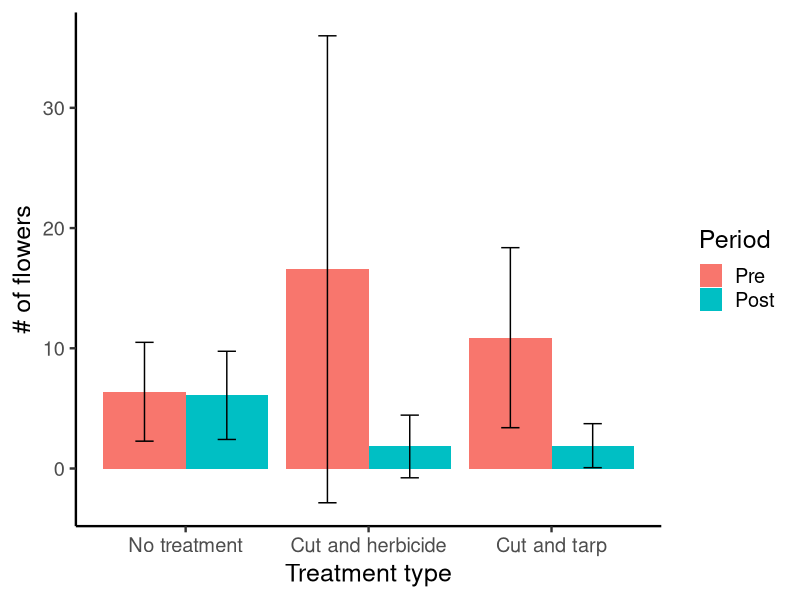
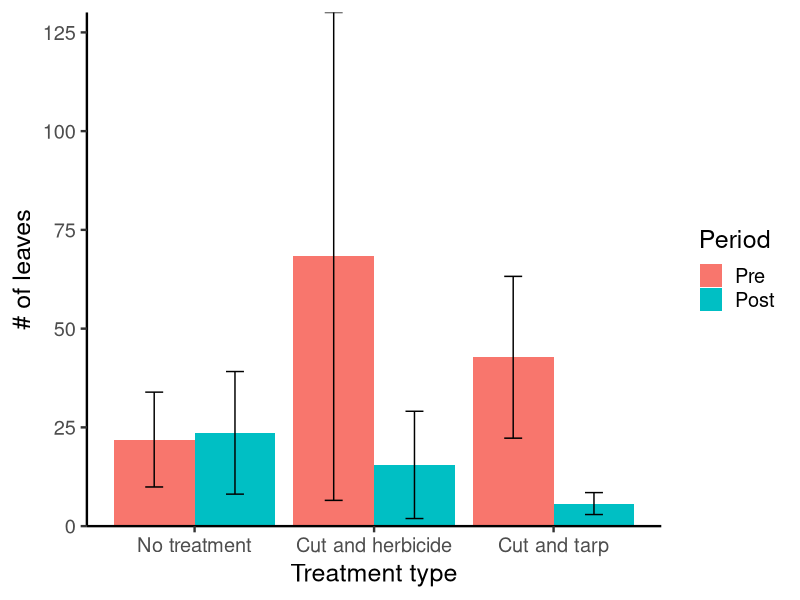
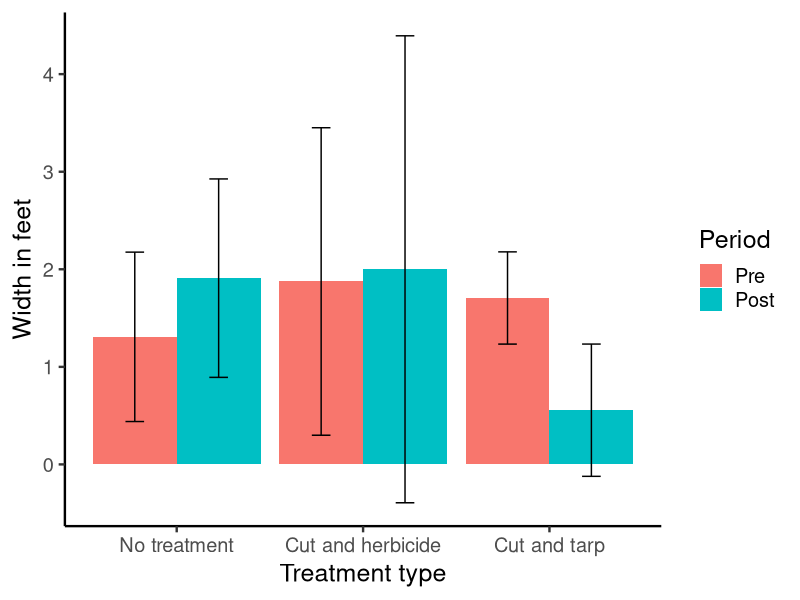
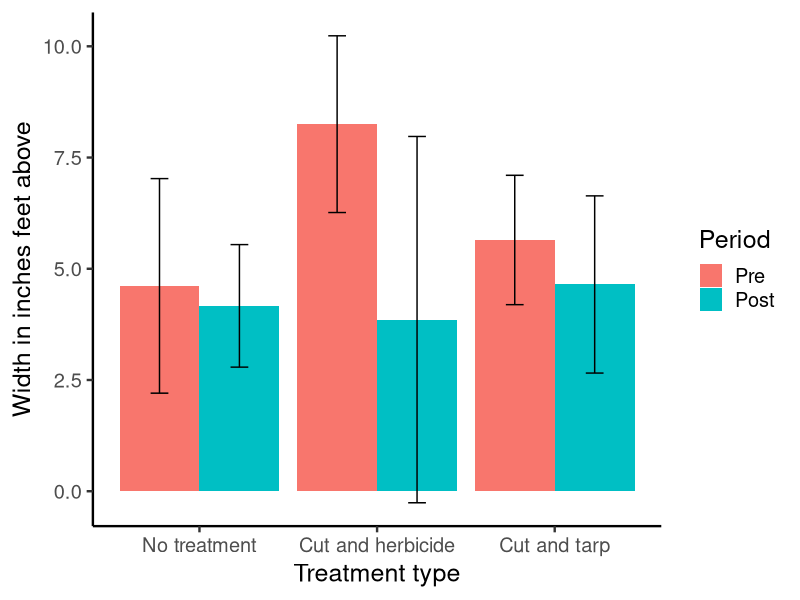
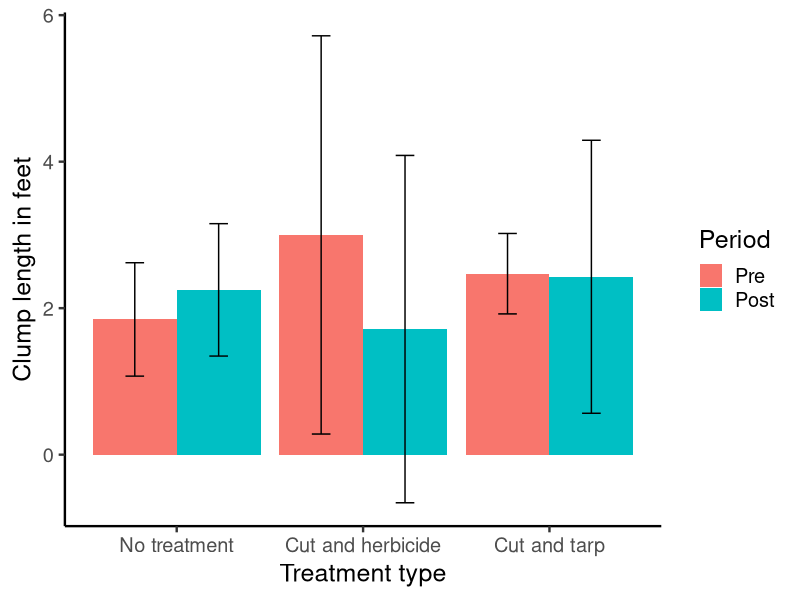
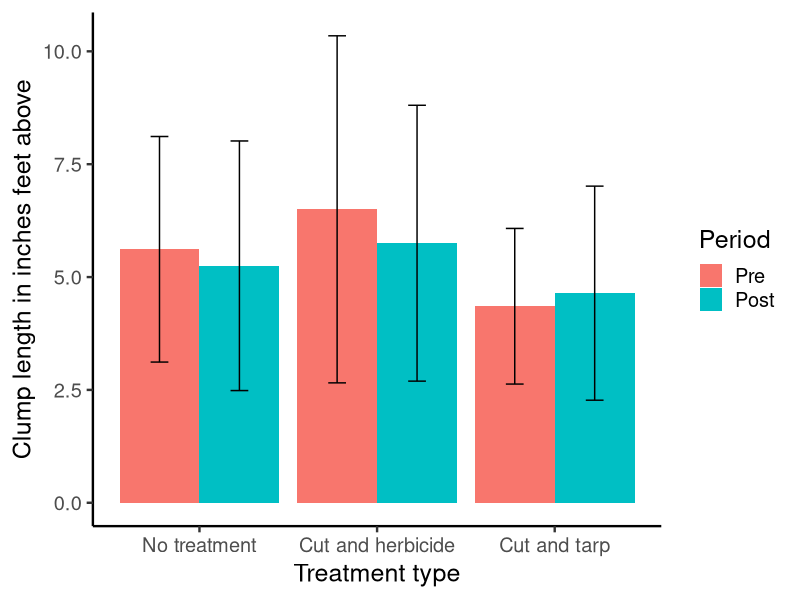

Recreate these plots in R, in order.
## ---- chunk 1
knitr::opts_chunk$set(echo = TRUE)

options(width=300)
## ---- chunk 2
library(tidyverse)
library(lme4)
library(car)
library(emmeans)
library(ggplot2)
library(Hmisc)
library(emmeans)

## ---- chunk 3
YFIdata<-read.csv("YFIdata_cleaned.csv",header=T)
YFIdata_NAomit<-YFIdata[!(rowSums(is.na(YFIdata)) > ncol(YFIdata)*.2),]
n_occur <- data.frame(table(YFIdata_NAomit$plot_number_tag_number))
n_occur_2<-n_occur[n_occur$Freq==2,]
YFIdata_NAomit_onlypaired<-YFIdata_NAomit[YFIdata_NAomit$plot_number_tag_number %in% n_occur_2$Var1,]
YFIdata_NAomit_onlypaired$treatment_type<-factor(YFIdata_NAomit_onlypaired$treatment_type,levels = c("No treatment","Cut and herbicide","Cut and tarp"))
YFIdata_NAomit_onlypaired$Period<-factor(YFIdata_NAomit_onlypaired$Period,levels = c("Pre","Post"))
summary(factor(paste0(YFIdata_NAomit_onlypaired$treatment_type,YFIdata_NAomit_onlypaired$Period)))
## ---- chunk 4
numflowstalk<-lmer(number_of_flower_stalks_in_clump~treatment_type*Period+(1|plot_number_tag_number),YFIdata_NAomit_onlypaired)
numleaves<-lmer(number_of_leaves_in_clump~treatment_type*Period+(1|plot_number_tag_number),YFIdata_NAomit_onlypaired)
widthft<-lmer(width_in_feet~treatment_type*Period+(1|plot_number_tag_number),YFIdata_NAomit_onlypaired)
widthabove<-lmer(width_in_inches_feet_above~treatment_type*Period+(1|plot_number_tag_number),YFIdata_NAomit_onlypaired)
clumplength<-lmer(clump_length_in_feet_~treatment_type*Period+(1|plot_number_tag_number),YFIdata_NAomit_onlypaired)
clumplengthabove<-lmer(clump_length_inches_feet_above~treatment_type*Period+(1|plot_number_tag_number),YFIdata_NAomit_onlypaired)
## ---- chunk 5
Anova(numflowstalk,type=3)
Anova(numleaves,type=3)
Anova(widthft,type=3)
Anova(widthabove,type=3)
Anova(clumplength,type=3)
Anova(clumplengthabove,type=3)
## ---- chunk 6
emmeans(numleaves, list(pairwise ~ treatment_type*Period), adjust = "tukey")
emmeans(widthft, list(pairwise ~ treatment_type*Period), adjust = "tukey")

## ---- chunk 7

ggplot(data=YFIdata_NAomit_onlypaired, aes(x=treatment_type, y=number_of_flower_stalks_in_clump, fill=Period)) + 
  stat_summary(fun.y = mean, geom = "bar", position = "dodge") + 
  stat_summary(fun.data = mean_cl_normal, geom = "errorbar", position = position_dodge(width = 0.90), width = 0.2)+
  theme_classic(base_size=18)+xlab("Treatment type")+ylab("# of flowers")

ggplot(data=YFIdata_NAomit_onlypaired, aes(x=treatment_type, y=number_of_leaves_in_clump, fill=Period)) + 
  stat_summary(fun.y = mean, geom = "bar", position = "dodge") + 
  stat_summary(fun.data = mean_cl_normal, geom = "errorbar", position = position_dodge(width = 0.90), width = 0.2)+
  theme_classic(base_size=18)+scale_y_continuous(expand=c(0,0))+xlab("Treatment type")+ylab("# of leaves")

ggplot(data=YFIdata_NAomit_onlypaired, aes(x=treatment_type, y=width_in_feet, fill=Period)) + 
  stat_summary(fun.y = mean, geom = "bar", position = "dodge") + 
  stat_summary(fun.data = mean_cl_normal, geom = "errorbar", position = position_dodge(width = 0.90), width = 0.2)+
  theme_classic(base_size=18)+xlab("Treatment type")+ylab("Width in feet")

ggplot(data=YFIdata_NAomit_onlypaired, aes(x=treatment_type, y=width_in_inches_feet_above, fill=Period)) + 
  stat_summary(fun.y = mean, geom = "bar", position = "dodge") + 
  stat_summary(fun.data = mean_cl_normal, geom = "errorbar", position = position_dodge(width = 0.90), width = 0.2)+
  theme_classic(base_size=18)+xlab("Treatment type")+ylab("Width in inches feet above")

ggplot(data=YFIdata_NAomit_onlypaired, aes(x=treatment_type, y=clump_length_in_feet_, fill=Period)) + 
  stat_summary(fun.y = mean, geom = "bar", position = "dodge") + 
  stat_summary(fun.data = mean_cl_normal, geom = "errorbar", position = position_dodge(width = 0.90), width = 0.2)+
  theme_classic(base_size=18)+xlab("Treatment type")+ylab("Clump length in feet")

ggplot(data=YFIdata_NAomit_onlypaired, aes(x=treatment_type, y=clump_length_inches_feet_above, fill=Period)) + 
  stat_summary(fun.y = mean, geom = "bar", position = "dodge") + 
  stat_summary(fun.data = mean_cl_normal, geom = "errorbar", position = position_dodge(width = 0.90), width = 0.2)+
  theme_classic(base_size=18)+xlab("Treatment type")+ylab("Clump length in inches feet above")
